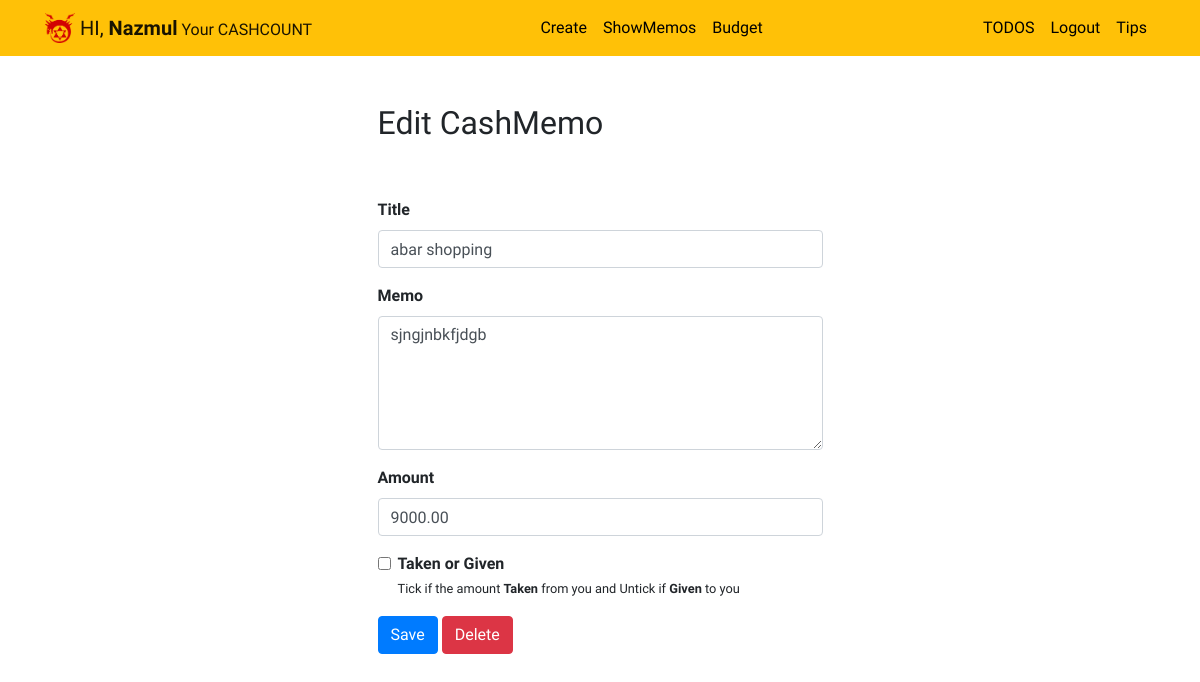
Page /cashCount/show/56 (signed in) on the committed database.
### cashCount/models.py (models this page shows, shortened)
class CashMemo(models.Model):
    title = models.CharField(max_length=100)
    memo = models.TextField(blank=True)
    cost = models.DecimalField(max_digits=20, decimal_places=2,default=0)
    created = models.DateTimeField(auto_now_add=True)
    taken = models.BooleanField(default=False)
    user = models.ForeignKey(User, on_delete=models.CASCADE)

### cashCount/views.py (the view, shortened to what this page needs)
# urls.py: path('show/<int:cash_pk>',views.showCashMemo,name="showCashMemo"),
@login_required
def showCashMemo(request,cash_pk):
    cash = get_object_or_404(CashMemo,pk=cash_pk,user=request.user)
    cashBud = get_object_or_404(FixBudetModel,userb=request.user)
    if request.method == 'GET':
        form = CashMemoForm(instance=cash)
        return render(request,'cashCount/cashview.html',{'cash':cash,'form':form})

### cashCount/forms.py
class CashMemoForm(ModelForm):
    class Meta:
        model = CashMemo
        fields = ['title','memo','cost','taken']

### cashCount/templates/cashCount/cashview.html (shortened to what this page needs)
{% extends 'cashCount/cbase.html' %}
{% block content %}
<div class="row justify-content-center mt-5">
    <div class="col-md-5">
        <h2>Edit CashMemo</h2>
    </div>
</div>
<div class="row justify-content-center mt-5">
    <div class="col-md-5">
        <form method="POST">
            <div class="form-group">
                <label for="title"><b>Title</b></label>
                <input type="text" name="title" class="form-control" id="title" value="{{ cash.title }}" required>
            </div>
            <div class="form-group">
                <label for="memo"><b>Memo</b></label>
                <textarea name="memo" rows="5" class="form-control" id="memo" >{{ cash.memo }}</textarea>
            </div>
            <div class="form-group">
                <label for="cost"><b>Amount</b></label><br>
                <input type="number" name="cost" class="form-control" id="cost" value="{{ cash.cost }}">
            </div>
            <div class="form-group form-check">
                <input type="checkbox" name="taken" class="form-check-input" id="important" {% if cash.taken %}checked{% endif %}>
                <label class="form-check-label" for="taken"><b>Taken or Given</b></label><br>
                <small>Tick if the amount <b>Taken</b> from you and  Untick if <b>Given</b> to you</small>
            </div>
            <button type="submit" class="btn btn-primary">Save</button>
            <button type="button" class="btn btn-danger" onclick="$('#delete').click()">Delete</button>
        </form>
    </div>
</div>
{% endblock %}

### cashCount/templates/cashCount/cbase.html (shortened to what this page needs)
{% load static %}
<!doctype html>
<html lang="en">
  <head>
    <link rel="stylesheet" href="https://stackpath.bootstrapcdn.com/bootstrap/4.4.1/css/bootstrap.min.css">
    <link rel="stylesheet" href="{% static "todo_a/custom.css" %}">
  </head>
  <body>
    <nav id="topNav" class="navbar navbar-expand-md navbar-light bg-warning">
  <div class="container">
    <a class="navbar-brand" href="{% url 'home' %}">
      <img src="{% static "todo_a/logo.png" %}" width="30" height="30" class="d-inline-block align-top" alt="Nazmul's Logo">
      {% if user.is_authenticated %}
      <span>HI, <b>{{ user.username }}</b><small> Your CASHCOUNT</small></span>
      {% else %}
      <span>TODOS & CASHCOUNT</span>
      {% endif %}
    </a>
    <div class="collapse navbar-collapse " id="navbarNav">
      {% if user.is_authenticated %}
        <ul class="navbar-nav ml-auto">
          <li class="nav-item">
            <a class="nav-link" href="{% url 'cashCount:createCashMemo' %}">Create</a>
          </li>
          <li class="nav-item">
            <a class="nav-link" href="{% url 'cashCount:completedCashMemo' %}">ShowMemos</a>
          </li>
          <li class="nav-item">
            <a class="nav-link" href="{% url 'cashCount:FixBudget' %}">Budget</a>
          </li>
        </ul>
      {% endif %}
        <ul class="navbar-nav ml-auto">
          {% if user.is_authenticated %}
          <li>
            <a  class="nav-link" href="{% url 'currenttodo' %}" >TODOS</a>
          </li>
          <li class="nav-item">
            <a href="#" onclick="$('#signOutBtn').click()" class="nav-link">Logout</a>
          </li>
          {% endif %}
          <li class="nav-item">
            <a class="nav-link" href="{% url 'tips' %}">Tips</a>
          </li>
      </ul>
    </div>
  </div>
</nav>
<div class="container">
  {% block content %}{% endblock %}
</div>
  </body>
</html>

### todo_a/static/todo_a/custom.css (style rules this page uses)
.navbar-nav .nav-link { color: rgba(0,0,0,1) !important; }
body { font-family: 'Girassol', cursive; }

### rows in the picture
CashMemo: title "abar shopping", memo "sjngjnbkfjdgb", cost "9000.00"

### other values in the picture
{{ user.username }} "Nazmul"
